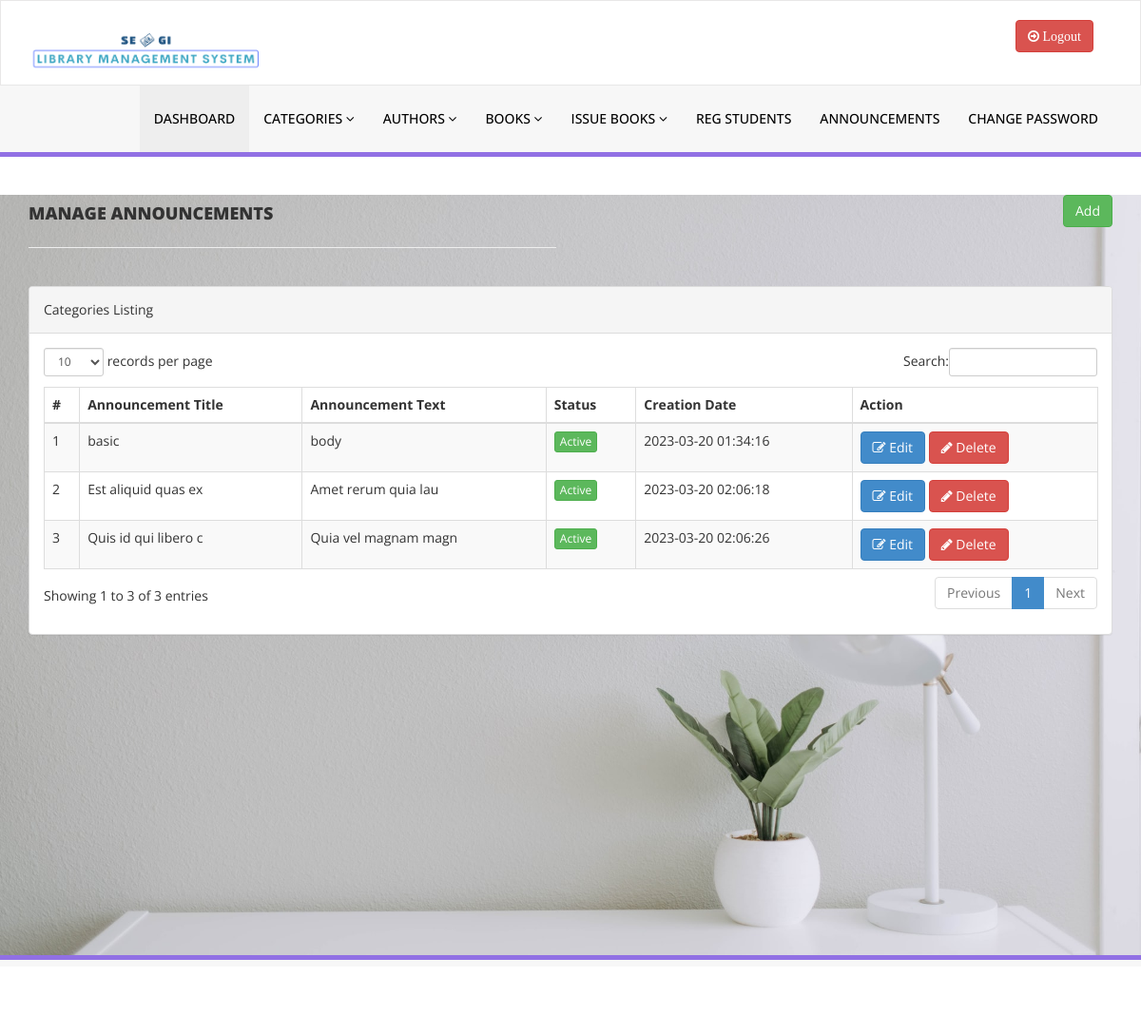
Screenshot of /admin/announcement.php (signed in) with the database file from the repository.
### tables this page shows
CREATE TABLE `tbannouncements` (
  `id` int(11) NOT NULL,
  `announcement_title` varchar(250) NOT NULL,
  `annoucement_body` text DEFAULT NULL,
  `status` tinyint(4) NOT NULL DEFAULT 1,
  `created_at` datetime NOT NULL DEFAULT current_timestamp()
);

### admin/announcement.php (the view, shortened to what this page needs)
<?php
if(strlen($_SESSION['alogin'])==0)
{
    header('location:index.php');
}
else{
    ?>
    <!DOCTYPE html>
    <html xmlns="http://www.w3.org/1999/xhtml">
    <head>
        <link href="assets/css/bootstrap.css" rel="stylesheet" />
        <link href="assets/css/font-awesome.css" rel="stylesheet" />
        <link href="assets/js/dataTables/dataTables.bootstrap.css" rel="stylesheet" />
        <link href="assets/css/style.css" rel="stylesheet" />
    </head>
    <body>
    <?php include('includes/header.php');?>
    <div class="content-wrapper">
        <div class="container">
            <div class="row pad-botm">
                <div class="col-md-6">
                    <h4 class="header-line">Manage Announcements</h4>
                </div>
                <div class="col-md-6 text-right">
                    <a href="add-announcement.php" class="btn btn-success">Add</a>
                </div>
                <div class="row">
                </div>
            </div>
            <div class="row">
                <div class="col-md-12">
                    <div class="panel panel-default">
                        <div class="panel-heading">
                            Categories Listing
                        </div>
                        <div class="panel-body">
                            <div class="table-responsive">
                                <table class="table table-striped table-bordered table-hover" id="dataTables-example">
                                    <thead>
                                    <tr>
                                        <th>#</th>
                                        <th>Announcement Title</th>
                                        <th>Announcement Text</th>
                                        <th>Status</th>
                                        <th>Creation Date</th>
                                        <th>Action</th>
                                    </tr>
                                    </thead>
                                    <tbody>
                                    <?php $sql = "SELECT * from  tbannouncements";
                                    $query = $dbh -> prepare($sql);
                                    $query->execute();
                                    $results=$query->fetchAll(PDO::FETCH_OBJ);
                                    $cnt=1;
                                    if($query->rowCount() > 0)
                                    {
                                        foreach($results as $result)
                                        {               ?>
                                            <tr class="odd gradeX">
                                                <td class="center"><?php echo htmlentities($cnt);?></td>
                                                <td class="center"><?php echo htmlentities($result->announcement_title);?></td>
                                                <td class="center"><?php echo htmlentities($result->annoucement_body);?></td>
                                                <td class="center"><?php if($result->status==1) {?>
                                                        <a href="#" class="btn btn-success btn-xs">Active</a>
                                                    <?php } else {?>
                                                        <a href="#" class="btn btn-danger btn-xs">Inactive</a>
                                                    <?php } ?></td>
                                                <td class="center"><?php echo htmlentities($result->created_at);?></td>
                                                <td class="center">
                                                    <a href="edit-announcement.php?announcement_id=<?php echo htmlentities($result->id);?>"><button class="btn btn-primary"><i class="fa fa-edit "></i> Edit</button>
                                                        <a href="announcement.php?del=<?php echo htmlentities($result->id);?>" onclick="return confirm('Are you sure you want to delete?');"" >  <button class="btn btn-danger"><i class="fa fa-pencil"></i> Delete</button>
                                                </td>
                                            </tr>
                                            <?php $cnt=$cnt+1;}} ?>
                                    </tbody>
                                </table>
                            </div>
                        </div>
                    </div>
                </div>
            </div>
        </div>
    </div>
    <?php include('includes/footer.php');?>
    </body>
    </html>
<?php } ?>

### admin/assets/css/style.css (style rules this page uses)
.content-wrapper { margin-top: 40px; min-height:800px; padding-bottom:90px; }
.header-line { font-weight:900; padding-bottom:25px; border-bottom:1px solid #eeeeee; text-transform:uppercase; }
.pad-botm { padding-bottom:30px; }
.content-wrapper { background-image: url("../img/bg.jpg"); background-repeat: no-repeat; background-size: cover; }

### rows the page displays
tbannouncements: announcement_title "basic", annoucement_body "body", status "Active", created_at "2023-03-20 01:34:16"
tbannouncements: announcement_title "Est aliquid quas ex", annoucement_body "Amet rerum quia lau", status "Active", created_at "2023-03-20 02:06:18"
tbannouncements: announcement_title "Quis id qui libero c", annoucement_body "Quia vel magnam magn", status "Active", created_at "2023-03-20 02:06:26"
